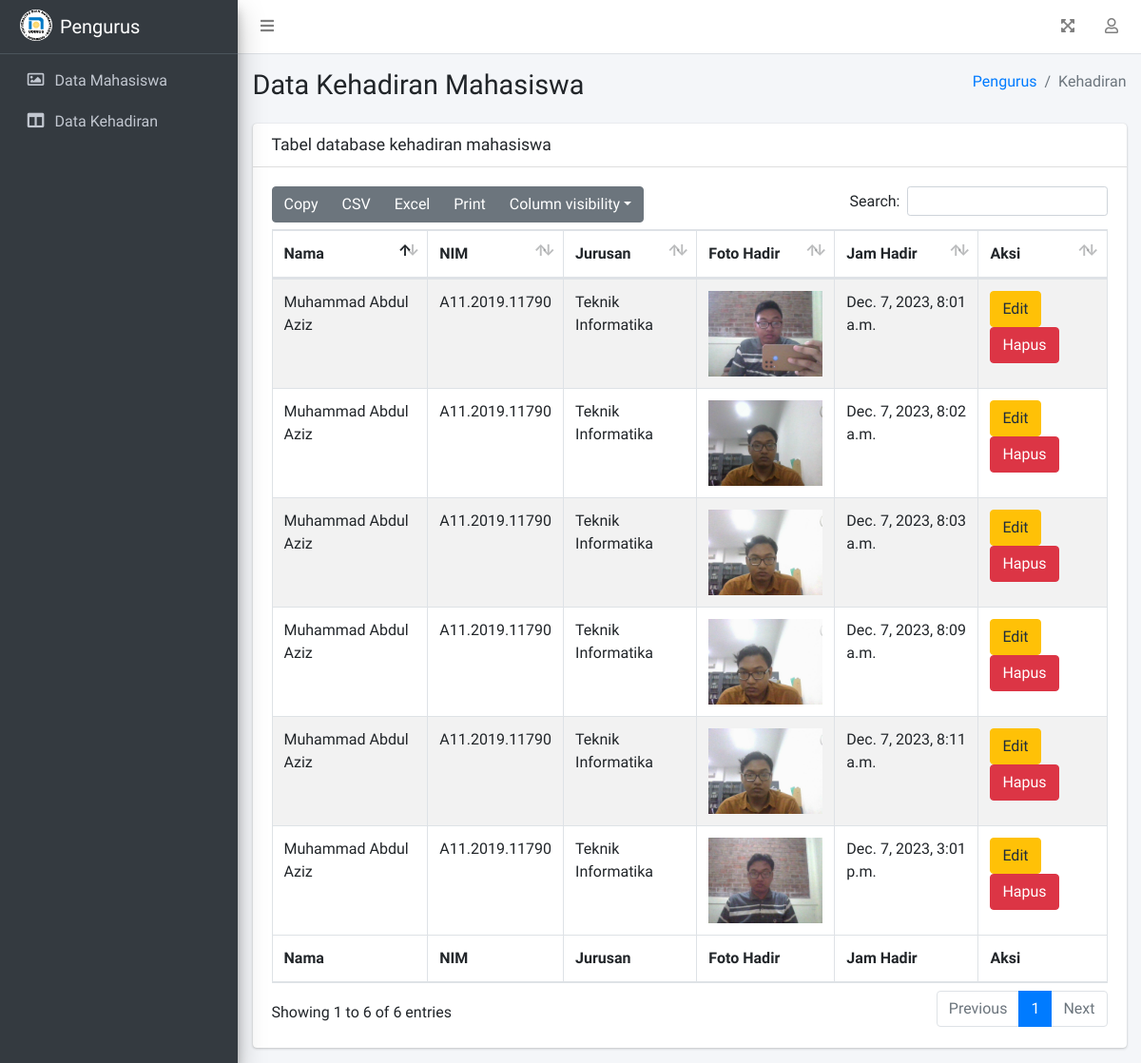
The page /pengurus/data-kehadiran on the database as committed earlier.
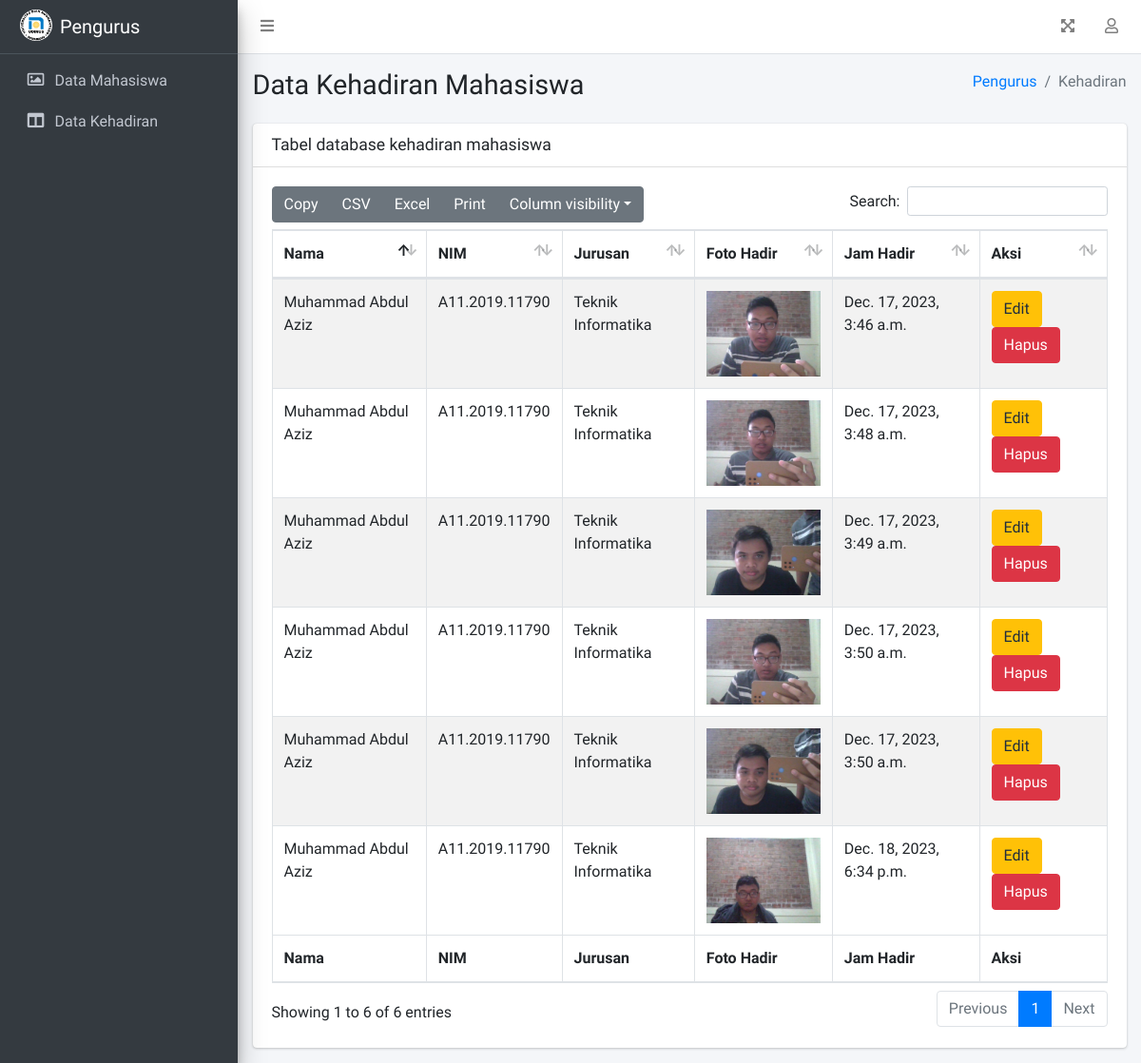
The same page on the database as committed later.
### pengurus/models.py (models this page shows, shortened)
class Kehadiran(models.Model):
   mahasiswa = models.ForeignKey(Mahasiswa, on_delete=models.CASCADE, blank=True, null=True)
   nim = models.CharField(max_length=100, null=True)
   nama = models.CharField(max_length=100, null=True)
   jurusan = models.CharField(max_length=50, null=True)
   foto_hadir = models.ImageField(upload_to="KehadiranMahasiswa")
   lokasi = models.CharField(max_length=255, blank=True, null=True)
   jam_hadir = models.DateTimeField(auto_now_add=True)

### pengurus/views.py (the view)
# urls.py: path('data-kehadiran', views.dataKehadiran),
def dataKehadiran(request):
    hadir = Kehadiran.objects.all()
    context = {
        'title': 'Admin | Kehadiran',
        'heading': 'Blog',
        'subheadin': 'silahkan masukkan username dan password anda',
        'nav': ['Pengurus','Kehadiran'],
        'tabel_kehadiran': hadir,
    }
    return render(request, "pengurus/pages/data-kehadiran.html", context)

### pengurus/templates/pengurus/pages/data-kehadiran.html (shortened to what this page needs)
{% extends "pengurus/index.html" %}
{% block isi %}
<div class="content-wrapper">
   <section class="content-header">
      <div class="container-fluid">
         <div class="row mb-2">
            <div class="col-sm-6">
               <h1>Data Kehadiran Mahasiswa</h1>
            </div>
            <div class="col-sm-6">
               <ol class="breadcrumb float-sm-right">
                  <li class="breadcrumb-item"><a href="">{{nav.0}}</a></li>
                  <li class="breadcrumb-item active">{{nav.1}}</li>
               </ol>
            </div>
         </div>
      </div>
   </section>
   <section class="content">
      <div class="container-fluid">
         <div class="row">
            <div class="col-12">
               <div class="card">
                  <div class="card-header">
                     <h3 class="card-title">Tabel database kehadiran mahasiswa </h3>
                  </div>
                  <div class="card-body">
                     <table id="example3" class="table table-bordered table-striped">
                        <thead>
                           <tr>
                              <th>Nama</th>
                              <th>NIM</th>
                              <th>Jurusan</th>
                              <th>Foto Hadir</th>
                              <th>Jam Hadir</th>
                              <th>Aksi</th>
                           </tr>
                        </thead>
                        <tbody>
                           {% for n in tabel_kehadiran %}
                           <tr>
                              <td>{{n.nama}}</td>
                              <td>{{n.nim}}</td>
                              <td>{{n.jurusan}}</td>
                              <td><img src="/media/{{n.foto_hadir}}" alt="foto {{n.nama}}" srcset=""></td>
                              <td>{{n.jam_hadir}}</td>
                              <td>
                                 <a href="" class="btn btn-warning">Edit</a>
                                 <a href="" class="btn btn-danger">Hapus</a>
                              </td>
                           </tr>
                           {% endfor %}
                        </tbody>
                        <tfoot>
                           <tr>
                              <th>Nama</th>
                              <th>NIM</th>
                              <th>Jurusan</th>
                              <th>Foto Hadir</th>
                              <th>Jam Hadir</th>
                              <th>Aksi</th>
                           </tr>
                        </tfoot>
                     </table>
                  </div>
               </div>
            </div>
         </div>
      </div>
</div>
{% endblock isi %}

### pengurus/templates/pengurus/index.html (shortened to what this page needs)
<!DOCTYPE html>
<html lang="en">
<head>
   {% include "pengurus/vendor/styles.html" %}
</head>
<body class="hold-transition sidebar-mini">
   <div class="wrapper">
      {% include "pengurus/vendor/navbar.html" %}
      {% include "pengurus/vendor/sidebar.html" %}
      {% block isi %}{% endblock isi %}
   </div>
</body>
</html>

### pengurus/templates/pengurus/vendor/styles.html (shortened to what this page needs)
{% load static %}
<link rel="stylesheet" href="{% static "pengurus/index.css" %}">
<link rel="stylesheet" href="{% static "vendor/fontawesome/all.min.css" %}">
<link rel="stylesheet" href="{% static "vendor/datatables-bs4/css/dataTables.bootstrap4.min.css" %}">
<link rel="stylesheet" href="{% static "vendor/datatables-responsive/css/responsive.bootstrap4.min.css" %}">
<link rel="stylesheet" href="{% static "vendor/datatables-buttons/css/buttons.bootstrap4.min.css" %}">
<link rel="stylesheet" href="{% static "vendor/adminlte/adminlte.min.css" %}">

### pengurus/templates/pengurus/vendor/navbar.html (shortened to what this page needs)
<nav class="main-header navbar navbar-expand navbar-white navbar-light">
   <ul class="navbar-nav">
      <li class="nav-item">
         <a class="nav-link" data-widget="pushmenu" href="#" role="button"><i class="fas fa-bars"></i></a>
      </li>
   </ul>
   <ul class="navbar-nav ml-auto">
      <li class="nav-item">
         <a class="nav-link" data-widget="fullscreen" href="#" role="button">
            <i class="fas fa-expand-arrows-alt"></i>
         </a>
      </li>
      <li class="nav-item dropdown">
         <a class="nav-link" data-toggle="dropdown" href="#">
            <i class="far fa-user"></i>
         </a>
      </li>
   </ul>
</nav>

### pengurus/templates/pengurus/vendor/sidebar.html
{% load static %}
<aside class="main-sidebar sidebar-dark-primary elevation-4">
   <a href="/pengurus" class="brand-link">
      <img src="{% static "img/udinus1.png" %}" alt="Udinus Logo" class="brand-image img-circle"
         style="background-color:white;">
      <span class="brand-text font-weight-light">Pengurus</span>
   </a>
   <div class="sidebar">
      <nav class="mt-2">
         <ul class="nav nav-pills nav-sidebar flex-column" data-widget="treeview" role="menu" data-accordion="false">
            <li class="nav-item">
               <a href="data-mahasiswa" class="nav-link">
                  <i class="nav-icon far fa-image"></i>
                  <p>
                     Data Mahasiswa
                  </p>
               </a>
            </li>
            <li class="nav-item">
               <a href="data-kehadiran" class="nav-link">
                  <i class="nav-icon fas fa-columns"></i>
                  <p>
                     Data Kehadiran
                  </p>
               </a>
            </li>
         </ul>
      </nav>
   </div>
</aside>

### pengurus/templates/pengurus/vendor/scripts.html (shortened to what this page needs)
{% load static %}

### pengurus/static/pengurus/index.css (style rules this page uses)
td img { width: 120px; }

Rows that differ between the two databases and show on the page:
removed Kehadiran: nama "Muhammad Abdul Aziz", nim "A11.2019.11790", jurusan "Teknik Informatika", foto_hadir (picture), jam_hadir "Dec. 7, 2023, 8:01 a.m."
removed Kehadiran: nama "Muhammad Abdul Aziz", nim "A11.2019.11790", jurusan "Teknik Informatika", foto_hadir (picture), jam_hadir "Dec. 7, 2023, 8:02 a.m."
removed Kehadiran: nama "Muhammad Abdul Aziz", nim "A11.2019.11790", jurusan "Teknik Informatika", foto_hadir (picture), jam_hadir "Dec. 7, 2023, 8:03 a.m."
removed Kehadiran: nama "Muhammad Abdul Aziz", nim "A11.2019.11790", jurusan "Teknik Informatika", foto_hadir (picture), jam_hadir "Dec. 7, 2023, 8:09 a.m."
removed Kehadiran: nama "Muhammad Abdul Aziz", nim "A11.2019.11790", jurusan "Teknik Informatika", foto_hadir (picture), jam_hadir "Dec. 7, 2023, 8:11 a.m."
removed Kehadiran: nama "Muhammad Abdul Aziz", nim "A11.2019.11790", jurusan "Teknik Informatika", foto_hadir (picture), jam_hadir "Dec. 7, 2023, 3:01 p.m."
added Kehadiran: nama "Muhammad Abdul Aziz", nim "A11.2019.11790", jurusan "Teknik Informatika", foto_hadir (picture), jam_hadir "Dec. 17, 2023, 3:46 a.m."
added Kehadiran: nama "Muhammad Abdul Aziz", nim "A11.2019.11790", jurusan "Teknik Informatika", foto_hadir (picture), jam_hadir "Dec. 17, 2023, 3:48 a.m."
added Kehadiran: nama "Muhammad Abdul Aziz", nim "A11.2019.11790", jurusan "Teknik Informatika", foto_hadir (picture), jam_hadir "Dec. 17, 2023, 3:49 a.m."
added Kehadiran: nama "Muhammad Abdul Aziz", nim "A11.2019.11790", jurusan "Teknik Informatika", foto_hadir (picture), jam_hadir "Dec. 17, 2023, 3:50 a.m."
added Kehadiran: nama "Muhammad Abdul Aziz", nim "A11.2019.11790", jurusan "Teknik Informatika", foto_hadir (picture), jam_hadir "Dec. 17, 2023, 3:50 a.m."
added Kehadiran: nama "Muhammad Abdul Aziz", nim "A11.2019.11790", jurusan "Teknik Informatika", foto_hadir (picture), jam_hadir "Dec. 18, 2023, 6:34 p.m."
